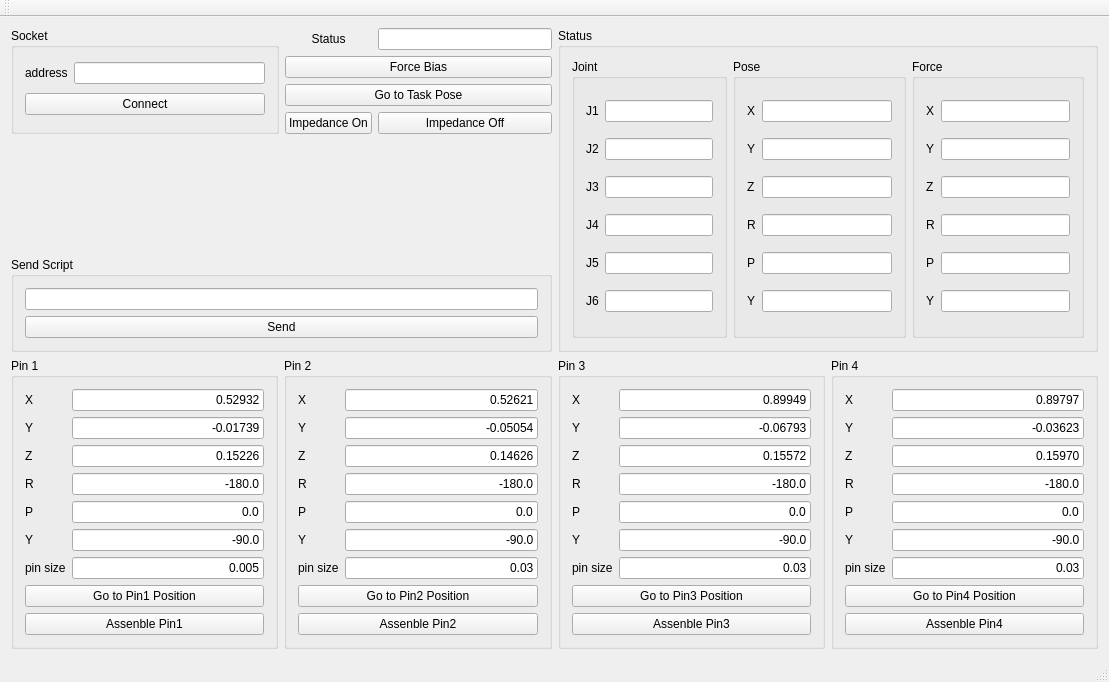
<?xml version="1.0" encoding="UTF-8"?>
<ui version="4.0">
 <class>MainWindow</class>
 <widget class="QMainWindow" name="MainWindow">
  <property name="geometry">
   <rect>
    <x>0</x>
    <y>0</y>
    <width>1109</width>
    <height>682</height>
   </rect>
  </property>
  <property name="windowTitle">
   <string>MainWindow</string>
  </property>
  <widget class="QWidget" name="centralWidget">
   <layout class="QVBoxLayout" name="verticalLayout_2">
    <item>
     <layout class="QHBoxLayout" name="horizontalLayout_2">
      <item>
       <layout class="QVBoxLayout" name="verticalLayout">
        <item>
         <layout class="QHBoxLayout" name="horizontalLayout">
          <item>
           <widget class="QGroupBox" name="groupBoxSocket">
            <property name="title">
             <string>Socket</string>
            </property>
            <layout class="QGridLayout" name="gridLayout">
             <item row="0" column="0">
              <widget class="QLabel" name="labelAddress">
               <property name="text">
                <string>address</string>
               </property>
              </widget>
             </item>
             <item row="0" column="1">
              <widget class="QLineEdit" name="lineEditAddress">
               <property name="text">
                <string/>
               </property>
              </widget>
             </item>
             <item row="1" column="0" colspan="2">
              <widget class="QPushButton" name="pushButtonSocketConnect">
               <property name="text">
                <string>Connect</string>
               </property>
              </widget>
             </item>
            </layout>
           </widget>
          </item>
          <item>
           <layout class="QGridLayout" name="gridLayout_6">
            <item row="2" column="0" colspan="2">
             <widget class="QPushButton" name="pushButtonTaskPose">
              <property name="text">
               <string>Go to Task Pose</string>
              </property>
             </widget>
            </item>
            <item row="1" column="0" colspan="2">
             <widget class="QPushButton" name="pushButtonForceBias">
              <property name="text">
               <string>Force Bias</string>
              </property>
             </widget>
            </item>
            <item row="0" column="1">
             <widget class="QLineEdit" name="lineEditStatus"/>
            </item>
            <item row="0" column="0">
             <widget class="QLabel" name="labelStatus">
              <property name="text">
               <string>Status</string>
              </property>
              <property name="alignment">
               <set>Qt::AlignCenter</set>
              </property>
             </widget>
            </item>
            <item row="3" column="0">
             <widget class="QPushButton" name="pushButtonImpedanceOn">
              <property name="text">
               <string>Impedance On</string>
              </property>
             </widget>
            </item>
            <item row="3" column="1">
             <widget class="QPushButton" name="pushButtonImpedanceOff">
              <property name="text">
               <string>Impedance Off</string>
              </property>
             </widget>
            </item>
           </layout>
          </item>
         </layout>
        </item>
        <item>
         <spacer name="verticalSpacer">
          <property name="orientation">
           <enum>Qt::Vertical</enum>
          </property>
          <property name="sizeHint" stdset="0">
           <size>
            <width>20</width>
            <height>40</height>
           </size>
          </property>
         </spacer>
        </item>
        <item>
         <widget class="QGroupBox" name="groupBox">
          <property name="minimumSize">
           <size>
            <width>0</width>
            <height>0</height>
           </size>
          </property>
          <property name="title">
           <string>Send Script</string>
          </property>
          <layout class="QVBoxLayout" name="verticalLayout_3">
           <item>
            <widget class="QLineEdit" name="lineEditScript"/>
           </item>
           <item>
            <widget class="QPushButton" name="pushButtonSendScript">
             <property name="text">
              <string>Send</string>
             </property>
            </widget>
           </item>
          </layout>
         </widget>
        </item>
       </layout>
      </item>
      <item>
       <widget class="QGroupBox" name="groupBoxStatus">
        <property name="title">
         <string>Status</string>
        </property>
        <layout class="QGridLayout" name="gridLayout_5">
         <item row="0" column="3">
          <widget class="QGroupBox" name="groupBoxJoint_3">
           <property name="title">
            <string>Force</string>
           </property>
           <layout class="QGridLayout" name="gridLayout_4">
            <item row="0" column="0">
             <widget class="QLabel" name="labelX_2">
              <property name="text">
               <string>X</string>
              </property>
             </widget>
            </item>
            <item row="3" column="0">
             <widget class="QLabel" name="labelR_2">
              <property name="text">
               <string>R</string>
              </property>
             </widget>
            </item>
            <item row="2" column="0">
             <widget class="QLabel" name="labelZ_2">
              <property name="text">
               <string>Z</string>
              </property>
             </widget>
            </item>
            <item row="2" column="1">
             <widget class="QLineEdit" name="lineEditZ_2"/>
            </item>
            <item row="4" column="0">
             <widget class="QLabel" name="labelP_2">
              <property name="text">
               <string>P</string>
              </property>
             </widget>
            </item>
            <item row="5" column="1">
             <widget class="QLineEdit" name="lineEditYaw_2"/>
            </item>
            <item row="1" column="0">
             <widget class="QLabel" name="labelY_3">
              <property name="text">
               <string>Y</string>
              </property>
             </widget>
            </item>
            <item row="5" column="0">
             <widget class="QLabel" name="labelY_4">
              <property name="text">
               <string>Y</string>
              </property>
             </widget>
            </item>
            <item row="3" column="1">
             <widget class="QLineEdit" name="lineEditRoll_2"/>
            </item>
            <item row="1" column="1">
             <widget class="QLineEdit" name="lineEditY_2"/>
            </item>
            <item row="4" column="1">
             <widget class="QLineEdit" name="lineEditPitch_2"/>
            </item>
            <item row="0" column="1">
             <widget class="QLineEdit" name="lineEditX_2"/>
            </item>
           </layout>
          </widget>
         </item>
         <item row="0" column="2">
          <widget class="QGroupBox" name="groupBoxJoint_2">
           <property name="title">
            <string>Pose</string>
           </property>
           <layout class="QGridLayout" name="gridLayout_3">
            <item row="3" column="0">
             <widget class="QLabel" name="labelR">
              <property name="text">
               <string>R</string>
              </property>
             </widget>
            </item>
            <item row="2" column="1">
             <widget class="QLineEdit" name="lineEditZ"/>
            </item>
            <item row="4" column="1">
             <widget class="QLineEdit" name="lineEditPitch"/>
            </item>
            <item row="0" column="0">
             <widget class="QLabel" name="labelX">
              <property name="text">
               <string>X</string>
              </property>
             </widget>
            </item>
            <item row="1" column="0">
             <widget class="QLabel" name="labelY">
              <property name="text">
               <string>Y</string>
              </property>
             </widget>
            </item>
            <item row="5" column="0">
             <widget class="QLabel" name="labelY_2">
              <property name="text">
               <string>Y</string>
              </property>
             </widget>
            </item>
            <item row="0" column="1">
             <widget class="QLineEdit" name="lineEditX"/>
            </item>
            <item row="3" column="1">
             <widget class="QLineEdit" name="lineEditRoll"/>
            </item>
            <item row="4" column="0">
             <widget class="QLabel" name="labelP">
              <property name="text">
               <string>P</string>
              </property>
             </widget>
            </item>
            <item row="5" column="1">
             <widget class="QLineEdit" name="lineEditYaw"/>
            </item>
            <item row="2" column="0">
             <widget class="QLabel" name="labelZ">
              <property name="text">
               <string>Z</string>
              </property>
             </widget>
            </item>
            <item row="1" column="1">
             <widget class="QLineEdit" name="lineEditY"/>
            </item>
           </layout>
          </widget>
         </item>
         <item row="0" column="0" colspan="2">
          <widget class="QGroupBox" name="groupBoxJoint">
           <property name="title">
            <string>Joint</string>
           </property>
           <layout class="QGridLayout" name="gridLayout_2">
            <item row="0" column="0">
             <widget class="QLabel" name="labelJ1">
              <property name="text">
               <string>J1</string>
              </property>
             </widget>
            </item>
            <item row="0" column="1">
             <widget class="QLineEdit" name="lineEditJ1"/>
            </item>
            <item row="1" column="0">
             <widget class="QLabel" name="labelJ2">
              <property name="text">
               <string>J2</string>
              </property>
             </widget>
            </item>
            <item row="1" column="1">
             <widget class="QLineEdit" name="lineEditJ2"/>
            </item>
            <item row="2" column="0">
             <widget class="QLabel" name="labelJ3">
              <property name="text">
               <string>J3</string>
              </property>
             </widget>
            </item>
            <item row="2" column="1">
             <widget class="QLineEdit" name="lineEditJ3"/>
            </item>
            <item row="3" column="0">
             <widget class="QLabel" name="labelJ4">
              <property name="text">
               <string>J4</string>
              </property>
             </widget>
            </item>
            <item row="3" column="1">
             <widget class="QLineEdit" name="lineEditJ4"/>
            </item>
            <item row="4" column="0">
             <widget class="QLabel" name="labelJ5">
              <property name="text">
               <string>J5</string>
              </property>
             </widget>
            </item>
            <item row="4" column="1">
             <widget class="QLineEdit" name="lineEditJ5"/>
            </item>
            <item row="5" column="0">
             <widget class="QLabel" name="labelJ6">
              <property name="text">
               <string>J6</string>
              </property>
             </widget>
            </item>
            <item row="5" column="1">
             <widget class="QLineEdit" name="lineEditJ6"/>
            </item>
           </layout>
          </widget>
         </item>
        </layout>
       </widget>
      </item>
     </layout>
    </item>
    <item>
     <layout class="QHBoxLayout" name="horizontalLayout_3">
      <item>
       <widget class="QGroupBox" name="groupBoxJoint_4">
        <property name="title">
         <string>Pin 1</string>
        </property>
        <layout class="QGridLayout" name="gridLayout_7">
         <item row="5" column="1">
          <widget class="QLineEdit" name="lineEditPinYaw_1">
           <property name="text">
            <string>-90.0</string>
           </property>
           <property name="alignment">
            <set>Qt::AlignRight|Qt::AlignTrailing|Qt::AlignVCenter</set>
           </property>
          </widget>
         </item>
         <item row="8" column="0" colspan="2">
          <widget class="QPushButton" name="pushButtonAssemblePin_1">
           <property name="text">
            <string>Assenble Pin1</string>
           </property>
          </widget>
         </item>
         <item row="3" column="0">
          <widget class="QLabel" name="labelR_3">
           <property name="text">
            <string>R</string>
           </property>
          </widget>
         </item>
         <item row="7" column="0" colspan="2">
          <widget class="QPushButton" name="pushButtonGotoPin_1">
           <property name="text">
            <string>Go to Pin1 Position</string>
           </property>
          </widget>
         </item>
         <item row="3" column="1">
          <widget class="QLineEdit" name="lineEditPinRoll_1">
           <property name="text">
            <string>-180.0</string>
           </property>
           <property name="alignment">
            <set>Qt::AlignRight|Qt::AlignTrailing|Qt::AlignVCenter</set>
           </property>
          </widget>
         </item>
         <item row="4" column="0">
          <widget class="QLabel" name="labelP_3">
           <property name="text">
            <string>P</string>
           </property>
          </widget>
         </item>
         <item row="1" column="0">
          <widget class="QLabel" name="labelY_5">
           <property name="text">
            <string>Y</string>
           </property>
          </widget>
         </item>
         <item row="0" column="1">
          <widget class="QLineEdit" name="lineEditPinX_1">
           <property name="text">
            <string>0.52932</string>
           </property>
           <property name="alignment">
            <set>Qt::AlignRight|Qt::AlignTrailing|Qt::AlignVCenter</set>
           </property>
          </widget>
         </item>
         <item row="1" column="1">
          <widget class="QLineEdit" name="lineEditPinY_1">
           <property name="text">
            <string>-0.01739</string>
           </property>
           <property name="alignment">
            <set>Qt::AlignRight|Qt::AlignTrailing|Qt::AlignVCenter</set>
           </property>
          </widget>
         </item>
         <item row="0" column="0">
          <widget class="QLabel" name="labelX_3">
           <property name="text">
            <string>X</string>
           </property>
          </widget>
         </item>
         <item row="2" column="0">
          <widget class="QLabel" name="labelZ_3">
           <property name="text">
            <string>Z</string>
           </property>
          </widget>
         </item>
         <item row="2" column="1">
          <widget class="QLineEdit" name="lineEditPinZ_1">
           <property name="text">
            <string>0.15226</string>
           </property>
           <property name="alignment">
            <set>Qt::AlignRight|Qt::AlignTrailing|Qt::AlignVCenter</set>
           </property>
          </widget>
         </item>
         <item row="5" column="0">
          <widget class="QLabel" name="labelY_6">
           <property name="text">
            <string>Y</string>
           </property>
          </widget>
         </item>
         <item row="4" column="1">
          <widget class="QLineEdit" name="lineEditPinPitch_1">
           <property name="text">
            <string>0.0</string>
           </property>
           <property name="alignment">
            <set>Qt::AlignRight|Qt::AlignTrailing|Qt::AlignVCenter</set>
           </property>
          </widget>
         </item>
         <item row="6" column="0">
          <widget class="QLabel" name="label">
           <property name="text">
            <string>pin size</string>
           </property>
          </widget>
         </item>
         <item row="6" column="1">
          <widget class="QLineEdit" name="lineEditPinSize_1">
           <property name="text">
            <string>0.005</string>
           </property>
           <property name="alignment">
            <set>Qt::AlignRight|Qt::AlignTrailing|Qt::AlignVCenter</set>
           </property>
          </widget>
         </item>
        </layout>
       </widget>
      </item>
      <item>
       <widget class="QGroupBox" name="groupBoxJoint_5">
        <property name="enabled">
         <bool>true</bool>
        </property>
        <property name="title">
         <string>Pin 2</string>
        </property>
        <layout class="QGridLayout" name="gridLayout_8">
         <item row="3" column="1">
          <widget class="QLineEdit" name="lineEditPinRoll_2">
           <property name="text">
            <string>-180.0</string>
           </property>
           <property name="alignment">
            <set>Qt::AlignRight|Qt::AlignTrailing|Qt::AlignVCenter</set>
           </property>
          </widget>
         </item>
         <item row="5" column="1">
          <widget class="QLineEdit" name="lineEditPinYaw_2">
           <property name="text">
            <string>-90.0</string>
           </property>
           <property name="alignment">
            <set>Qt::AlignRight|Qt::AlignTrailing|Qt::AlignVCenter</set>
           </property>
          </widget>
         </item>
         <item row="7" column="0">
          <widget class="QLabel" name="label_2">
           <property name="text">
            <string>pin size</string>
           </property>
          </widget>
         </item>
         <item row="3" column="0">
          <widget class="QLabel" name="labelR_4">
           <property name="text">
            <string>R</string>
           </property>
          </widget>
         </item>
         <item row="9" column="0" colspan="2">
          <widget class="QPushButton" name="pushButtonAssemblePin_2">
           <property name="text">
            <string>Assenble Pin2</string>
           </property>
          </widget>
         </item>
         <item row="4" column="1">
          <widget class="QLineEdit" name="lineEditPinPitch_2">
           <property name="text">
            <string>0.0</string>
           </property>
           <property name="alignment">
            <set>Qt::AlignRight|Qt::AlignTrailing|Qt::AlignVCenter</set>
           </property>
          </widget>
         </item>
         <item row="2" column="0">
          <widget class="QLabel" name="labelZ_4">
           <property name="text">
            <string>Z</string>
           </property>
          </widget>
         </item>
         <item row="8" column="0" colspan="2">
          <widget class="QPushButton" name="pushButtonGotoPin_2">
           <property name="text">
            <string>Go to Pin2 Position</string>
           </property>
          </widget>
         </item>
         <item row="0" column="0">
          <widget class="QLabel" name="labelX_4">
           <property name="text">
            <string>X</string>
           </property>
          </widget>
         </item>
         <item row="2" column="1">
          <widget class="QLineEdit" name="lineEditPinZ_2">
           <property name="text">
            <string>0.14626</string>
           </property>
           <property name="alignment">
            <set>Qt::AlignRight|Qt::AlignTrailing|Qt::AlignVCenter</set>
           </property>
          </widget>
         </item>
         <item row="0" column="1">
          <widget class="QLineEdit" name="lineEditPinX_2">
           <property name="text">
            <string>0.52621</string>
           </property>
           <property name="alignment">
            <set>Qt::AlignRight|Qt::AlignTrailing|Qt::AlignVCenter</set>
           </property>
          </widget>
         </item>
         <item row="1" column="0">
          <widget class="QLabel" name="labelY_7">
           <property name="text">
            <string>Y</string>
           </property>
          </widget>
         </item>
         <item row="5" column="0">
          <widget class="QLabel" name="labelY_8">
           <property name="text">
            <string>Y</string>
           </property>
          </widget>
         </item>
         <item row="1" column="1">
          <widget class="QLineEdit" name="lineEditPinY_2">
           <property name="text">
            <string>-0.05054</string>
           </property>
           <property name="alignment">
            <set>Qt::AlignRight|Qt::AlignTrailing|Qt::AlignVCenter</set>
           </property>
          </widget>
         </item>
         <item row="4" column="0">
          <widget class="QLabel" name="labelP_4">
           <property name="text">
            <string>P</string>
           </property>
          </widget>
         </item>
         <item row="7" column="1">
          <widget class="QLineEdit" name="lineEditPinSize_2">
           <property name="text">
            <string>0.03</string>
           </property>
           <property name="alignment">
            <set>Qt::AlignRight|Qt::AlignTrailing|Qt::AlignVCenter</set>
           </property>
          </widget>
         </item>
        </layout>
       </widget>
      </item>
      <item>
       <widget class="QGroupBox" name="groupBoxJoint_6">
        <property name="enabled">
         <bool>true</bool>
        </property>
        <property name="title">
         <string>Pin 3</string>
        </property>
        <layout class="QGridLayout" name="gridLayout_9">
         <item row="1" column="0">
          <widget class="QLabel" name="labelY_9">
           <property name="text">
            <string>Y</string>
           </property>
          </widget>
         </item>
         <item row="7" column="0" colspan="2">
          <widget class="QPushButton" name="pushButtonGotoPin_3">
           <property name="text">
            <string>Go to Pin3 Position</string>
           </property>
          </widget>
         </item>
         <item row="4" column="1">
          <widget class="QLineEdit" name="lineEditPinPitch_3">
           <property name="text">
            <string>0.0</string>
           </property>
           <property name="alignment">
            <set>Qt::AlignRight|Qt::AlignTrailing|Qt::AlignVCenter</set>
           </property>
          </widget>
         </item>
         <item row="3" column="0">
          <widget class="QLabel" name="labelR_5">
           <property name="text">
            <string>R</string>
           </property>
          </widget>
         </item>
         <item row="4" column="0">
          <widget class="QLabel" name="labelP_5">
           <property name="text">
            <string>P</string>
           </property>
          </widget>
         </item>
         <item row="0" column="1">
          <widget class="QLineEdit" name="lineEditPinX_3">
           <property name="text">
            <string>0.89949</string>
           </property>
           <property name="alignment">
            <set>Qt::AlignRight|Qt::AlignTrailing|Qt::AlignVCenter</set>
           </property>
          </widget>
         </item>
         <item row="3" column="1">
          <widget class="QLineEdit" name="lineEditPinRoll_3">
           <property name="text">
            <string>-180.0</string>
           </property>
           <property name="alignment">
            <set>Qt::AlignRight|Qt::AlignTrailing|Qt::AlignVCenter</set>
           </property>
          </widget>
         </item>
         <item row="5" column="0">
          <widget class="QLabel" name="labelY_10">
           <property name="text">
            <string>Y</string>
           </property>
          </widget>
         </item>
         <item row="1" column="1">
          <widget class="QLineEdit" name="lineEditPinY_3">
           <property name="text">
            <string>-0.06793</string>
           </property>
           <property name="alignment">
            <set>Qt::AlignRight|Qt::AlignTrailing|Qt::AlignVCenter</set>
           </property>
          </widget>
         </item>
         <item row="2" column="0">
          <widget class="QLabel" name="labelZ_5">
           <property name="text">
            <string>Z</string>
           </property>
          </widget>
         </item>
         <item row="0" column="0">
          <widget class="QLabel" name="labelX_5">
           <property name="text">
            <string>X</string>
           </property>
          </widget>
         </item>
         <item row="2" column="1">
          <widget class="QLineEdit" name="lineEditPinZ_3">
           <property name="text">
            <string>0.15572</string>
           </property>
           <property name="alignment">
            <set>Qt::AlignRight|Qt::AlignTrailing|Qt::AlignVCenter</set>
           </property>
          </widget>
         </item>
         <item row="5" column="1">
          <widget class="QLineEdit" name="lineEditPinYaw_3">
           <property name="text">
            <string>-90.0</string>
           </property>
           <property name="alignment">
            <set>Qt::AlignRight|Qt::AlignTrailing|Qt::AlignVCenter</set>
           </property>
          </widget>
         </item>
         <item row="8" column="0" colspan="2">
          <widget class="QPushButton" name="pushButtonAssemblePin_3">
           <property name="text">
            <string>Assenble Pin3</string>
           </property>
          </widget>
         </item>
         <item row="6" column="0">
          <widget class="QLabel" name="label_3">
           <property name="text">
            <string>pin size</string>
           </property>
          </widget>
         </item>
         <item row="6" column="1">
          <widget class="QLineEdit" name="lineEditPinSize_3">
           <property name="text">
            <string>0.03</string>
           </property>
           <property name="alignment">
            <set>Qt::AlignRight|Qt::AlignTrailing|Qt::AlignVCenter</set>
           </property>
          </widget>
         </item>
        </layout>
       </widget>
      </item>
      <item>
       <widget class="QGroupBox" name="groupBoxJoint_7">
        <property name="enabled">
         <bool>true</bool>
        </property>
        <property name="title">
         <string>Pin 4</string>
        </property>
        <layout class="QGridLayout" name="gridLayout_10">
         <item row="0" column="1">
          <widget class="QLineEdit" name="lineEditPinX_4">
           <property name="text">
            <string>0.89797</string>
           </property>
           <property name="alignment">
            <set>Qt::AlignRight|Qt::AlignTrailing|Qt::AlignVCenter</set>
           </property>
          </widget>
         </item>
         <item row="3" column="0">
          <widget class="QLabel" name="labelR_6">
           <property name="text">
            <string>R</string>
           </property>
          </widget>
         </item>
         <item row="3" column="1">
          <widget class="QLineEdit" name="lineEditPinRoll_4">
           <property name="text">
            <string>-180.0</string>
           </property>
           <property name="alignment">
            <set>Qt::AlignRight|Qt::AlignTrailing|Qt::AlignVCenter</set>
           </property>
          </widget>
         </item>
         <item row="1" column="0">
          <widget class="QLabel" name="labelY_11">
           <property name="text">
            <string>Y</string>
           </property>
          </widget>
         </item>
         <item row="5" column="0">
          <widget class="QLabel" name="labelY_12">
           <property name="text">
            <string>Y</string>
           </property>
          </widget>
         </item>
         <item row="2" column="1">
          <widget class="QLineEdit" name="lineEditPinZ_4">
           <property name="text">
            <string>0.15970</string>
           </property>
           <property name="alignment">
            <set>Qt::AlignRight|Qt::AlignTrailing|Qt::AlignVCenter</set>
           </property>
          </widget>
         </item>
         <item row="8" column="0" colspan="2">
          <widget class="QPushButton" name="pushButtonAssemblePin_4">
           <property name="text">
            <string>Assenble Pin4</string>
           </property>
          </widget>
         </item>
         <item row="2" column="0">
          <widget class="QLabel" name="labelZ_6">
           <property name="text">
            <string>Z</string>
           </property>
          </widget>
         </item>
         <item row="5" column="1">
          <widget class="QLineEdit" name="lineEditPinYaw_4">
           <property name="text">
            <string>-90.0</string>
           </property>
           <property name="alignment">
            <set>Qt::AlignRight|Qt::AlignTrailing|Qt::AlignVCenter</set>
           </property>
          </widget>
         </item>
         <item row="4" column="0">
          <widget class="QLabel" name="labelP_6">
           <property name="text">
            <string>P</string>
           </property>
          </widget>
         </item>
         <item row="4" column="1">
          <widget class="QLineEdit" name="lineEditPinPitch_4">
           <property name="text">
            <string>0.0</string>
           </property>
           <property name="alignment">
            <set>Qt::AlignRight|Qt::AlignTrailing|Qt::AlignVCenter</set>
           </property>
          </widget>
         </item>
         <item row="7" column="0" colspan="2">
          <widget class="QPushButton" name="pushButtonGotoPin_4">
           <property name="text">
            <string>Go to Pin4 Position</string>
           </property>
          </widget>
         </item>
         <item row="0" column="0">
          <widget class="QLabel" name="labelX_6">
           <property name="text">
            <string>X</string>
           </property>
          </widget>
         </item>
         <item row="1" column="1">
          <widget class="QLineEdit" name="lineEditPinY_4">
           <property name="text">
            <string>-0.03623</string>
           </property>
           <property name="alignment">
            <set>Qt::AlignRight|Qt::AlignTrailing|Qt::AlignVCenter</set>
           </property>
          </widget>
         </item>
         <item row="6" column="0">
          <widget class="QLabel" name="label_4">
           <property name="text">
            <string>pin size</string>
           </property>
          </widget>
         </item>
         <item row="6" column="1">
          <widget class="QLineEdit" name="lineEditPinSize_4">
           <property name="text">
            <string>0.03</string>
           </property>
           <property name="alignment">
            <set>Qt::AlignRight|Qt::AlignTrailing|Qt::AlignVCenter</set>
           </property>
          </widget>
         </item>
        </layout>
       </widget>
      </item>
     </layout>
    </item>
   </layout>
  </widget>
  <widget class="QMenuBar" name="menuBar">
   <property name="geometry">
    <rect>
     <x>0</x>
     <y>0</y>
     <width>1109</width>
     <height>22</height>
    </rect>
   </property>
  </widget>
  <widget class="QToolBar" name="mainToolBar">
   <attribute name="toolBarArea">
    <enum>TopToolBarArea</enum>
   </attribute>
   <attribute name="toolBarBreak">
    <bool>false</bool>
   </attribute>
  </widget>
  <widget class="QStatusBar" name="statusBar"/>
 </widget>
 <layoutdefault spacing="6" margin="11"/>
 <resources/>
 <connections/>
</ui>
